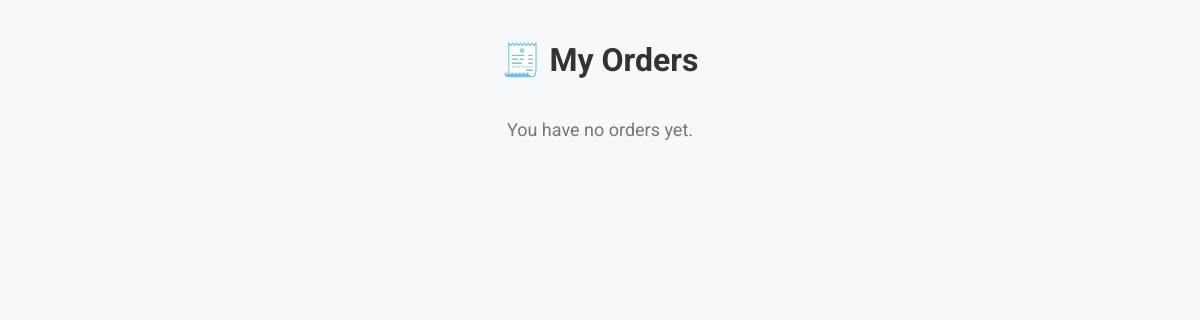
/my-orders/ (signed in), run on an earlier commit of the app's database.
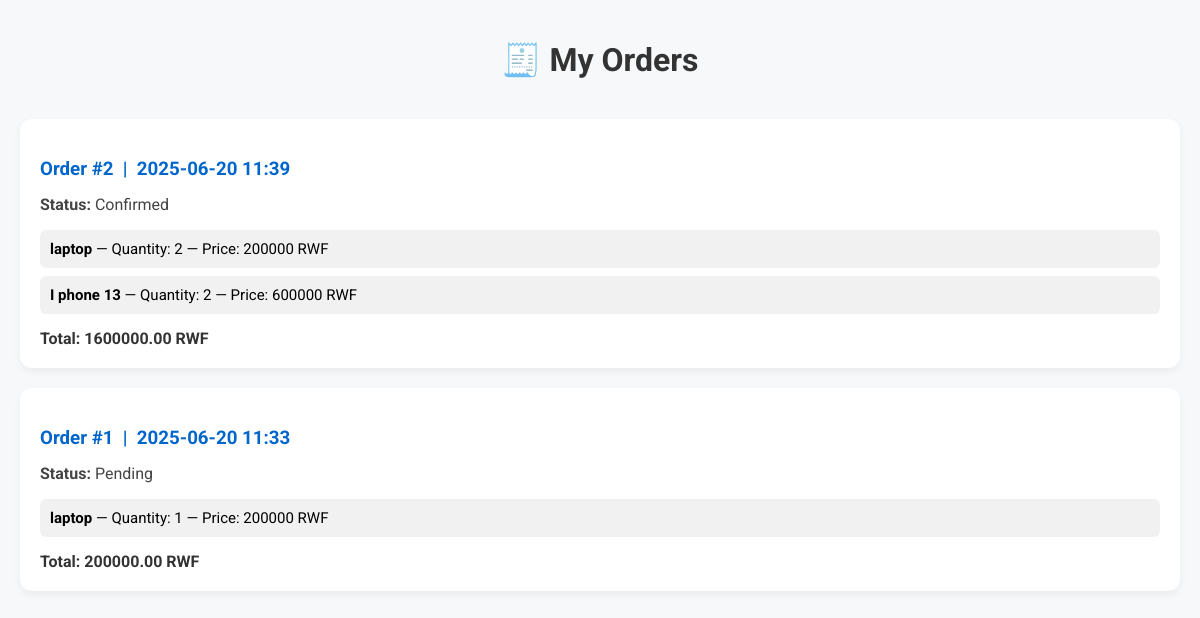
And on a later commit of the database.
### shopping/models.py (models this page shows, shortened)
class Order(models.Model):
    STATUS_CHOICES = (
        ('pending', 'Pending'),
        ('confirmed', 'Confirmed'),
        ('shipped', 'Shipped'),
        ('delivered', 'Delivered'),
    )
    customer = models.ForeignKey(User, on_delete=models.CASCADE)
    products = models.TextField()  # Store JSON string of cart
    total_price = models.DecimalField(max_digits=10, decimal_places=2)
    created_at = models.DateTimeField(auto_now_add=True)
    status = models.CharField(max_length=20, choices=STATUS_CHOICES, default='pending')

### shopping/views.py (the view)
# urls.py: path('my-orders/', views.my_orders, name='my_orders'),
@login_required
def my_orders(request):
    orders = Order.objects.filter(customer=request.user).order_by('-created_at')
    for order in orders:
        order.product_data = json.loads(order.products)
    return render(request, 'my_orders.html', {'orders': orders})

### templates/my_orders.html (shortened to what this page needs)
{% load static %}
<!DOCTYPE html>
<html lang="en">
<head>
</head>
<body>
    <h1>🧾 My Orders</h1>
    {% if orders %}
        {% for order in orders %}
            <div class="order">
                <h3>Order #{{ order.id }} &nbsp;|&nbsp; {{ order.created_at|date:"Y-m-d H:i" }}</h3>
                <p><strong>Status:</strong> {{ order.status|capfirst }}</p>
                <ul>
                    {% for pid, item in order.product_data.items %}
                        <li>
                            <strong>{{ item.name }}</strong> —
                            Quantity: {{ item.quantity }} —
                            Price: {{ item.price }} RWF
                        </li>
                    {% endfor %}
                </ul>
                <div class="total">Total: {{ order.total_price }} RWF</div>
            </div>
        {% endfor %}
    {% else %}
        <p class="no-orders">You have no orders yet.</p>
    {% endif %}
</body>
</html>

What changed in the data, as far as the page shows it:
added Order: id "2", created_at "2025-06-20 11:39", status "Confirmed", name "laptop" "I phone 13", quantity "2" "2", price "200000" "600000", total_price "1600000.00"
added Order: id "1", created_at "2025-06-20 11:33", status "Pending", name "laptop", quantity "1", price "200000", total_price "200000.00"
Also different on the page:
text no longer shown: "You have no orders yet."
